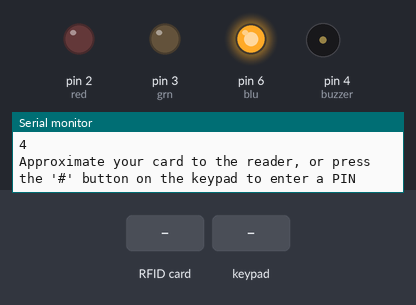
The sketch below on a simulated Arduino Mega 2560, built with avr-gcc and run on an emulated ATmega2560. Shown: output pins drawn as LEDs (lit = HIGH), buzzer (waves = sounding), the last lines printed to the serial monitor. Inputs (shaded band) come from the test bench. Pins used as bus, display or sensor lines are not drawn.

Above: at 1.2 s.
1.3 s: RFID card 7B 90 4E 39 held to the reader
At 2.3 s:
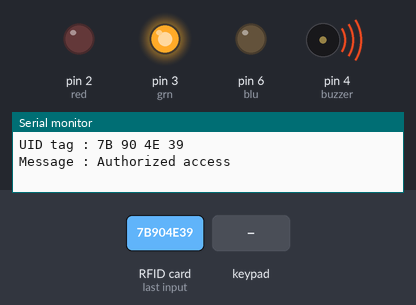
4.3 s: RFID card 5E 7A 19 C4 held to the reader
At 4.7 s:
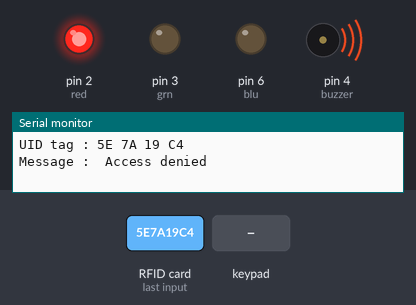
6.4 s: key '#' pressed
7.9 s: keypad keys 7 B 9 0 # pressed 0.4 s apart
At 11.1 s:
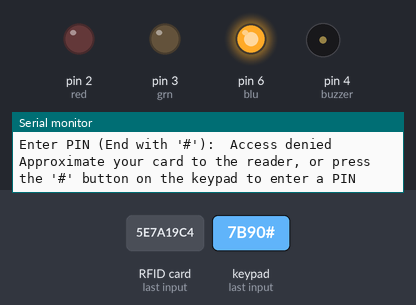
11.4 s: RFID card 7C 5A 0D D2 held to the reader
At 11.8 s:
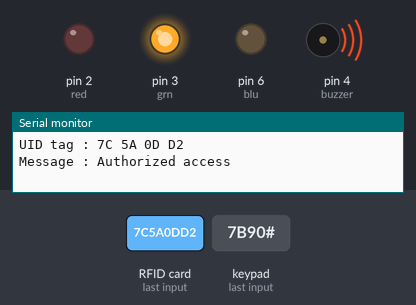
Timing chart, 0 to 13.9 s (numbered marks = the images above; inputs shaded):
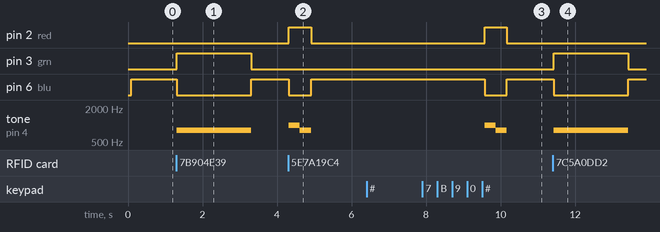

The sketch:

RFIDAccessSystemCodeMegaKeypad.ino
```cpp
// MFRC522 - Version: Latest


// Keypad - Version: Latest
// Keypad - Version: 3.1.1
#include <Keypad.h>

#include <SPI.h>
#include <MFRC522.h>

#define SS_PIN 53
#define RST_PIN 5

MFRC522 mfrc522(SS_PIN, RST_PIN);   // Create MFRC522 instance.
 String uid[] = {"7B 90 4E 39", "7C 5A 0D D2"};
 String pins[] = {"7B90","7C5A"};

 int blu = 6;
 int grn = 3;
 int red = 2;
 int buzzer = 4;
 int button = 8;

 byte rowPins[4] = {22,23,24,25};
 byte colPins[4] = {26,27,28,29};

 char keymap[4][4] {
   {'1','2','3','A'},
   {'4','5','6','B'},
   {'7','8','9','C'},
   {'*','0','#','D'}
 };

 Keypad keypad = Keypad(makeKeymap(keymap), rowPins, colPins, 4, 4);

void setup()
{
  Serial.begin(9600);
  Serial.println("DONE");
  pinMode(red, OUTPUT);
  pinMode(blu, OUTPUT);
  pinMode(grn, OUTPUT);
  pinMode(buzzer, OUTPUT);
  pinMode(button, INPUT);
  Serial.println("2");
  SPI.begin();      // Initiate  SPI bus
  Serial.println("3");
  mfrc522.PCD_Init();   // Initiate MFRC522
  Serial.println("4");
  Serial.println("Approximate your card to the reader, or press the \'#\' button on the keypad to enter a PIN");

}
void loop()
 {
 // Serial.println(digitalRead(btn));
 if(keypad.getKey() == '#') {
   Serial.print("Enter PIN (End with \'#\'): ");
   int pinLength = 0;
   String pin = "";
   while(keypad.getKey() != '#') {
     if(pinLength == 4) break;
     if(keypad.getKey() != NO_KEY) {
       pin += keypad.getKey();
       pinLength++;

     }
   }
   bool keyFlag = false;
   for(int i = 0; i < sizeof(pins) / sizeof(pins[0]); i++) {
     if(pin == pins[i]) {
        Serial.println("Authorized access");
      digitalWrite(blu,LOW);
      digitalWrite(grn, HIGH);
      tone(buzzer,800);
      delay(2000);
      noTone(buzzer);
      digitalWrite(blu,HIGH);
      digitalWrite(grn, LOW);
      Serial.println();
      keyFlag = true;
       Serial.println("Approximate your card to the reader...");
      break;
     }
   }
   if(!keyFlag) {
      Serial.println(" Access denied");
        digitalWrite(blu,LOW);
      digitalWrite(red, HIGH);
      tone(buzzer,1000);
      delay(300);
      noTone(buzzer);
       tone(buzzer,800);
      delay(300);
      noTone(buzzer);
      digitalWrite(blu,HIGH);
      digitalWrite(red, LOW);
      Serial.println();
      Serial.println("Approximate your card to the reader, or press the \'#\' button on the keypad to enter a PIN");
   }
 }
 else if(keypad.getKey() == NO_KEY) {
    digitalWrite(blu,HIGH);

    // Look for new cards

    if ( ! mfrc522.PICC_IsNewCardPresent())
    {
      return;
    }
    // Select one of the cards
    if ( ! mfrc522.PICC_ReadCardSerial())
    {
      return;
    }
    //Show UID on serial monitor
    Serial.print("UID tag :");
    String content= "";
    byte letter;
    for (byte i = 0; i < mfrc522.uid.size; i++)
    {
       Serial.print(mfrc522.uid.uidByte[i] < 0x10 ? " 0" : " ");
       Serial.print(mfrc522.uid.uidByte[i], HEX);
       content.concat(String(mfrc522.uid.uidByte[i] < 0x10 ? " 0" : " "));
       content.concat(String(mfrc522.uid.uidByte[i], HEX));
    }
    Serial.println();
    Serial.print("Message : ");
    content.toUpperCase();
    bool flag = false;
    for(int i = 0; i < (sizeof(uid)/sizeof(uid[0]));i++) {
    if (content.substring(1) == uid[i]) //change here the UID of the card/cards that you want to give access
    {

      Serial.println("Authorized access");
      digitalWrite(blu,LOW);
      digitalWrite(grn, HIGH);
      tone(buzzer,800);
      delay(2000);
      noTone(buzzer);
      digitalWrite(blu,HIGH);
      digitalWrite(grn, LOW);
      Serial.println();
      flag = true;
       Serial.println("Approximate your card to the reader, or press the \'#\' button on the keypad to enter a PIN");
      break;
    }
    }


  if(!flag)   {

      Serial.println(" Access denied");
        digitalWrite(blu,LOW);
      digitalWrite(red, HIGH);
      tone(buzzer,1000);
      delay(300);
      noTone(buzzer);
       tone(buzzer,800);
      delay(300);
      noTone(buzzer);
      digitalWrite(blu,HIGH);
      digitalWrite(red, LOW);
      Serial.println();
      Serial.println("Approximate your card to the reader, or press the \'#\' button on the keypad to enter a PIN");
   }
 }

}
```

Measured:
- after the input at 1.3 s, pin 3 (grn): LOW → HIGH at once, → LOW 2.0 s later; pin 6 (blu): HIGH → LOW at once, → HIGH 2.0 s later; tone on pin 4 (buzzer): silent → 800 Hz at once, → silent 2.0 s later
- after the input at 4.3 s, pin 2 (red): LOW → HIGH at once, → LOW 0.60 s later; pin 6 (blu): HIGH → LOW at once, → HIGH 0.60 s later; tone on pin 4 (buzzer): silent → 1000 Hz at once, → 800 Hz 0.30 s later, → silent 0.30 s later
- after the input at 7.9 s, pin 2 (red): LOW → HIGH after 1.7 s, → LOW 0.60 s later; pin 6 (blu): HIGH → LOW after 1.7 s, → HIGH 0.60 s later; tone on pin 4 (buzzer): silent → 1000 Hz after 1.7 s, → 800 Hz 0.30 s later, → silent 0.30 s later
- after the input at 11.4 s, pin 3 (grn): LOW → HIGH at once, → LOW 2.0 s later; pin 6 (blu): HIGH → LOW at once, → HIGH 2.0 s later; tone on pin 4 (buzzer): silent → 800 Hz at once, → silent 2.0 s later
